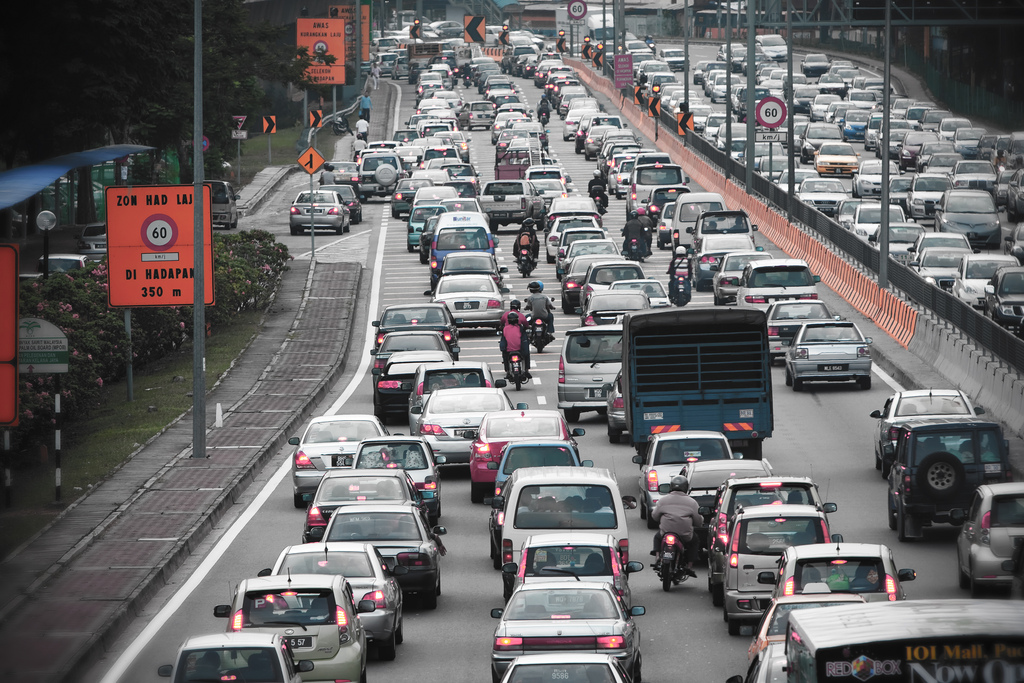
#> input picture practica2/Trafico.jpg, 1024 x 683 px, found by its file name
$ python correccionGamma2.py
#> lines starting #> are read from the running program, lines starting #| are printed output that depends on the picture
import numpy as np
import matplotlib.pyplot as plt
import cv2

max_val = 255
gamma = 0.5

# Carga de la imagen y pasarla a escala de grises
image = cv2.imread(
    "C:\\Users\\adhev\\Documents\\GitHub\\Digital-Image-Processing\\practica2\\Trafico.jpg",
    cv2.IMREAD_GRAYSCALE,
)
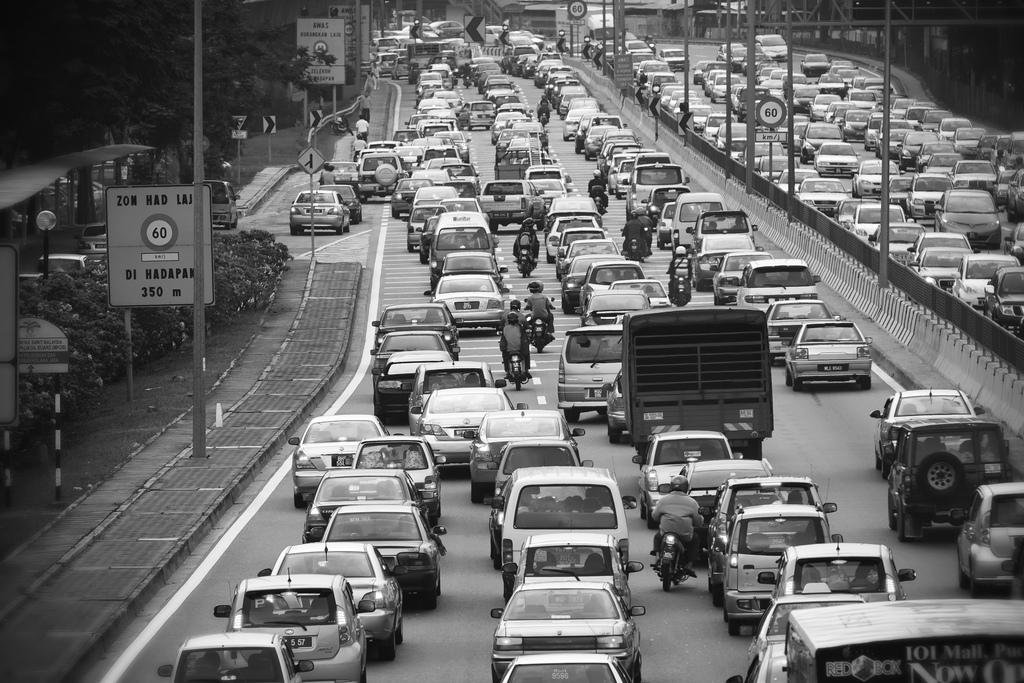
#> image: shape (683, 1024); min 1, max 255, mean 104.6
# Verificar si la imagen fue cargada correctamente
if image is None:
    print("Error al cargar la imagen.")
    exit()

# Obtener dimensiones
alto, ancho = image.shape
#> alto = 683; ancho = 1024

matriz_trans = [[0 for _ in range(ancho)] for _ in range(alto)]
# Convertir matriz_trans a un arreglo numpy para aplanar y sea compatible con ciertas funciones
matriz_trans = np.array(matriz_trans)
for i in range(alto):
    for j in range(ancho):
        pixel = image[i, j]  # Obtener el valor del píxel original
        matriz_trans[i][j] = round(max_val * ((pixel / max_val) ** gamma))
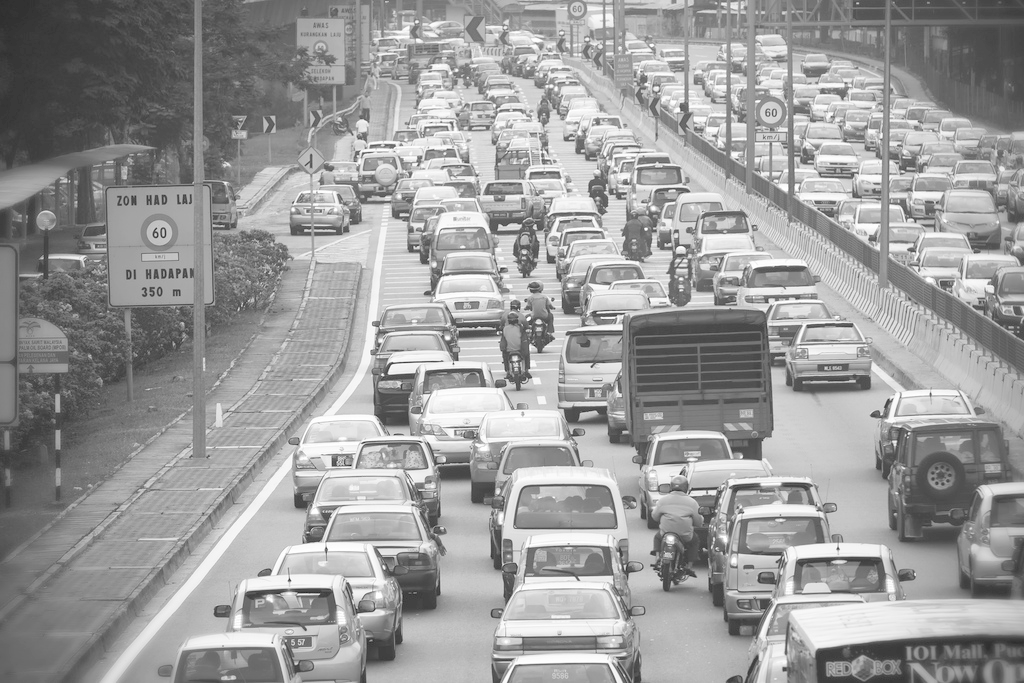
#> matriz_trans: shape (683, 1024) int64; min 16, max 255, mean 155.3

# Crear una figura con 2 subplots
fig, axes = plt.subplots(1, 2, figsize=(10, 5))

axes[0].imshow(image, cmap="gray")
axes[0].axis("off")
axes[0].set_title("Matriz original")

# Imagen con corrección gamma
axes[1].imshow(matriz_trans, cmap="gray")
axes[1].axis("off")
axes[1].set_title(f"Matriz con la corrección gamma de {gamma}")

# Mostrar ambas imágenes juntas
plt.tight_layout()
plt.show()
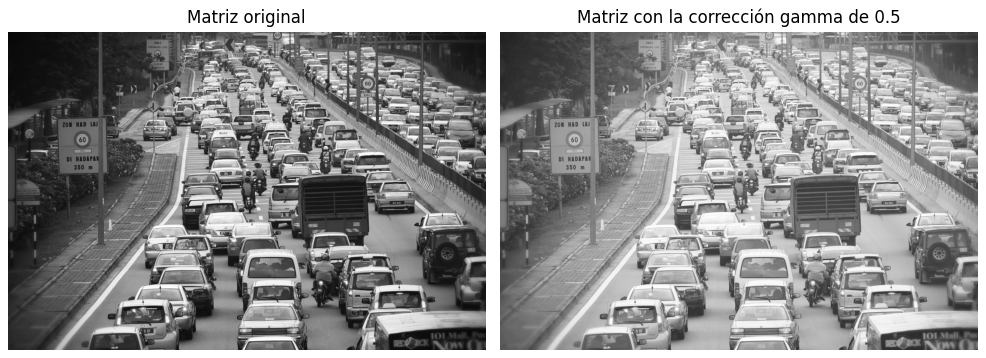
#> figure drawn by matplotlib, 2 panels

fig, axes = plt.subplots(1, 2, figsize=(10, 5))

axes[0].hist(image.ravel(), bins=256, range=(0, 256), color="blue")
axes[0].set_xlabel("Valor de intensidad")
axes[0].set_ylabel("Número de píxeles")
axes[0].set_title("Histograma de la imagen original")

axes[1].hist(matriz_trans.ravel(), bins=256, range=(0, 256), color="blue")
axes[1].set_xlabel("Valor de intensidad")
axes[1].set_ylabel("Número de píxeles")
axes[1].set_title("Histograma de la imagen con corrección gamma")

plt.tight_layout()
plt.show()
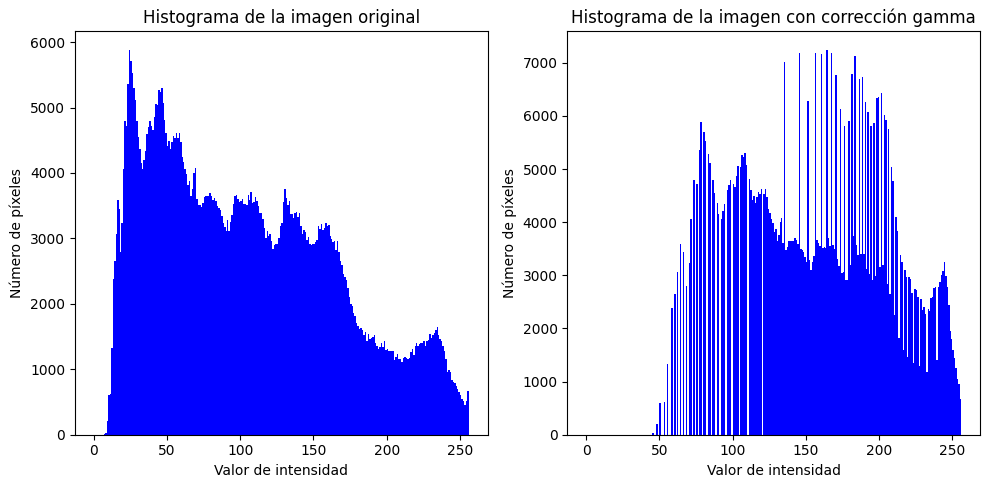
#> figure drawn by matplotlib, 2 panels; panel 1: tallest bar 5878 high, from x = 24 to 25; panel 2: tallest bar 7238 high, from x = 164 to 165
